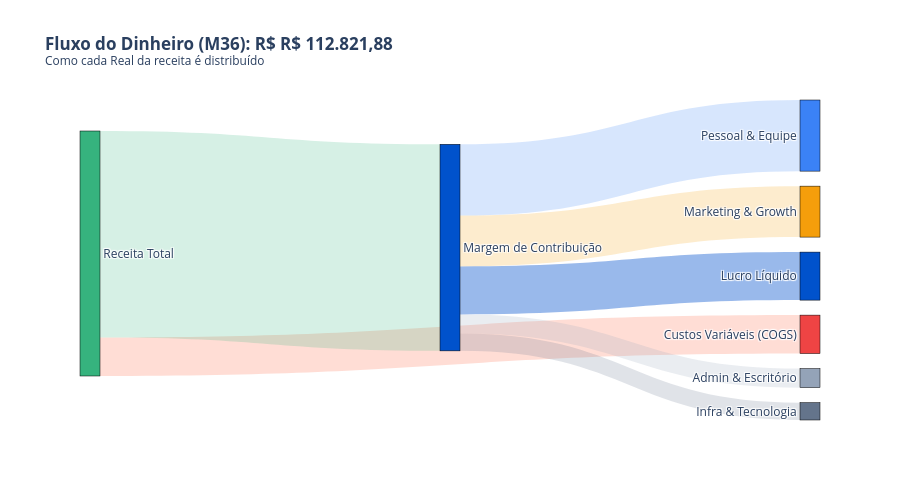

Notebook code cell kept with this figure:
### Code cell
# ============================================================================
# CELULA 11: SANKEY DIAGRAM (FLUXO DO DINHEIRO M36)
# ============================================================================
import plotly.graph_objects as go

# 1. Preparar Dados do Mês 36
row = df_base.iloc[-1]

# Definir Nós (Labels)
labels = [
    "Receita Total",           # 0
    "Custos Variáveis (COGS)", # 1
    "Margem de Contribuição",  # 2
    "Marketing & Growth",      # 3
    "Pessoal & Equipe",        # 4
    "Infra & Tecnologia",      # 5
    "Admin & Escritório",      # 6
    "Lucro Líquido"            # 7
]

# Definir Cores dos Nós (Usando premissas)
colors = [
    PREMISSAS['cores']['revenue'],   # Receita
    PREMISSAS['cores']['cogs'],      # COGS
    PREMISSAS['cores']['primary'],   # Margem
    PREMISSAS['cores']['marketing_custo'],
    PREMISSAS['cores']['pessoal'],
    PREMISSAS['cores']['infra'],
    '#94A3B8',                       # Admin (Cinza)
    PREMISSAS['cores']['profit']     # Lucro
]

# Definir Fluxos (Source -> Target)
# Índices baseados na lista 'labels' acima
sources = [0, 0, 2, 2, 2, 2, 2] 
targets = [1, 2, 3, 4, 5, 6, 7] 

# Valores dos fluxos
values = [
    row['COGS_Total'],           # Receita -> COGS
    row['Lucro_Bruto'],          # Receita -> Margem (O que sobra)
    
    # Da Margem para os OPEX
    row['Marketing'] + row['Comissoes_Afiliados'], # -> Marketing
    row['Pessoal'],                                # -> Pessoal
    row['Infraestrutura'],                         # -> Infra
    row['Custo_Escritorio'] + row['Custo_Adm_Terceiros'] + row['Custo_Contingencia'], # -> Admin
    
    # O que sobra é Lucro
    row['Lucro_Liquido']
]

# Criar Sankey
fig_sankey = go.Figure(data=[go.Sankey(
    node=dict(
        pad=15,
        thickness=20,
        line=dict(color="black", width=0.5),
        label=labels,
        color=colors,
        hovertemplate='%{label}<br>R$ %{value:,.2f}<extra></extra>' # Formatação no hover
    ),
    link=dict(
        source=sources,
        target=targets,
        value=values,
        color=['rgba(255, 86, 48, 0.2)',  # COGS (Vermelho claro)
               'rgba(54, 179, 126, 0.2)', # Margem (Verde claro)
               'rgba(245, 158, 11, 0.2)', # Mkt
               'rgba(59, 130, 246, 0.2)', # Pessoal
               'rgba(100, 116, 139, 0.2)',# Infra
               'rgba(148, 163, 184, 0.2)',# Admin
               'rgba(0, 82, 204, 0.4)']   # Lucro (Azul forte)
    )
)])

fig_sankey.update_layout(
    title_text=f"<b>Fluxo do Dinheiro (M36): R$ {formatar_moeda(row['Receita_Mensal'])}</b><br><sup>Como cada Real da receita é distribuído</sup>",
    font_size=12,
    template='plotly_white',
    height=500
)

fig_sankey.show()

# Texto Explicativo
print(f"\n🌊 ANÁLISE DE FLUXO (Sankey):")
print(f"  O gráfico acima mostra o caminho do dinheiro.")
print(f"  1. Da Receita Total, subtrai-se o COGS para chegar na Margem.")
print(f"  2. A Margem paga todos os departamentos (Mkt, Pessoal, Infra, Admin).")
print(f"  3. O que resta na ponta direita é o seu Lucro Líquido Real ({formatar_moeda(row['Lucro_Liquido'])}).")

### Figure 1 — Plotly figure (JSON) as saved in the notebook; plotly's stock layout.template omitted (floating-point values rounded to 4 significant figures)
{"data": [{"link": {"color": ["rgba(255, 86, 48, 0.2)", "rgba(54, 179, 126, 0.2)", "rgba(245, 158, 11, 0.2)", "rgba(59, 130, 246, 0.2)", "rgba(100, 116, 139, 0.2)", "rgba(148, 163, 184, 0.2)", "rgba(0, 82, 204, 0.4)"], "source": [0, 0, 2, 2, 2, 2, 2], "target": [1, 2, 3, 4, 5, 6, 7], "value": [17700.0, 95120.0, 23470.0, 32760.0, 8000, 8785.0, 22110.0]}, "node": {"color": ["#36B37E", "#EF4444", "#0052CC", "#F59E0B", "#3B82F6", "#64748B", "#94A3B8", "#0052CC"], "hovertemplate": "%{label}<br>R$ %{value:,.2f}<extra></extra>", "label": ["Receita Total", "Custos Variáveis (COGS)", "Margem de Contribuição", "Marketing & Growth", "Pessoal & Equipe", "Infra & Tecnologia", "Admin & Escritório", "Lucro Líquido"], "line": {"color": "black", "width": 0.5}, "pad": 15, "thickness": 20}, "type": "sankey"}], "layout": {"font": {"size": 12}, "height": 500, "title": {"text": "<b>Fluxo do Dinheiro (M36): R$ R$ 112.821,88</b><br><sup>Como cada Real da receita é distribuído</sup>"}}}
